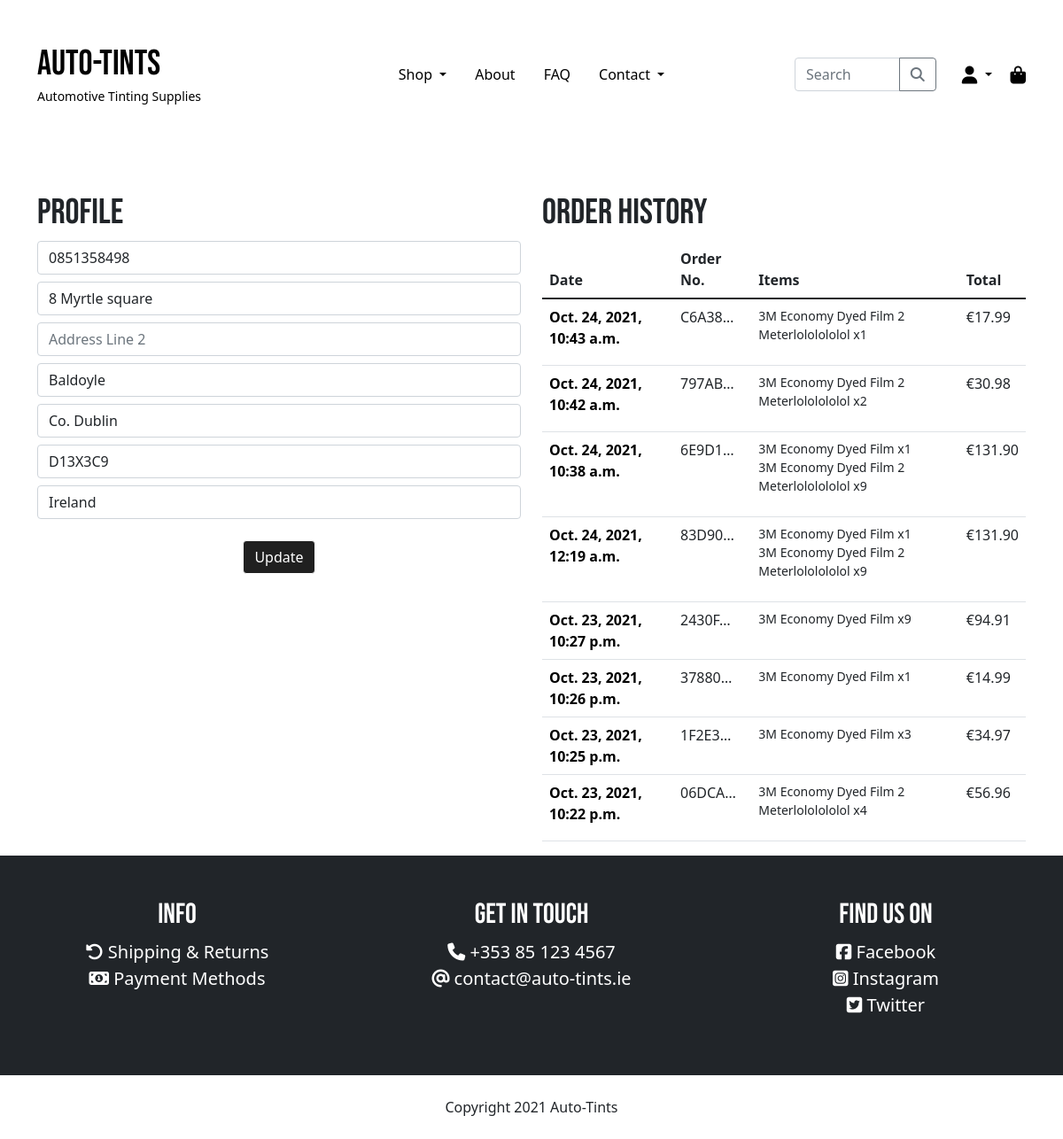
The app's page /profile/ (signed in), older data.
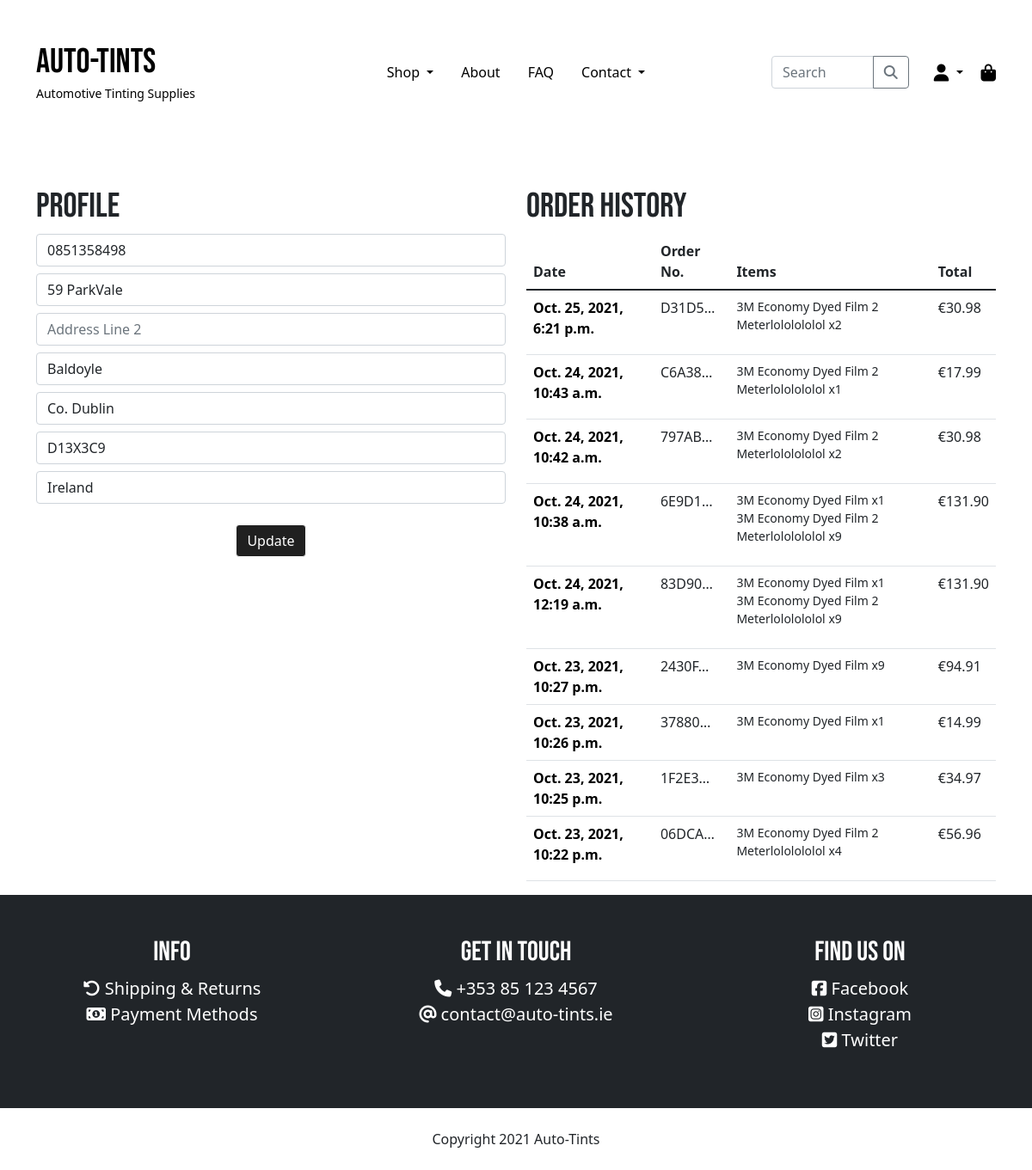
The same page, newer data.
### pages/models.py (models this page shows, shortened)
class UserProfile(models.Model):
    user = models.OneToOneField(User, on_delete=models.CASCADE)
    default_phone_number = models.CharField(max_length=20, blank=True, default='')
    default_street_address1 = models.CharField(max_length=80, blank=True, default='')
    default_street_address2 = models.CharField(max_length=80, blank=True, default='')
    default_town_or_city = models.CharField(max_length=40, blank=True, default='')
    default_county = models.CharField(max_length=80, blank=True, default='')
    default_postcode = models.CharField(max_length=20, blank=True, default='')
    default_country = CountryField(blank_label="Country", blank=True, default='')

### checkout/models.py (models this page shows, shortened)
class Order(models.Model):
    order_number = models.CharField(max_length=32, null=False, editable=False)
    user_profile = models.ForeignKey(UserProfile, on_delete=models.SET_NULL,
                                     null=True, blank=True,
                                     related_name='orders')
    full_name = models.CharField(max_length=50, null=False, blank=False)
    email = models.EmailField(max_length=254, null=False, blank=False)
    phone_number = models.CharField(max_length=20, null=False, blank=False)
    country = CountryField(blank_label="Country *", null=False, blank=False)
    postcode = models.CharField(max_length=20, blank=True, default='')
    town_or_city = models.CharField(max_length=40, null=False, blank=False)
    street_address1 = models.CharField(max_length=80, null=False, blank=False)
    street_address2 = models.CharField(max_length=80, blank=True, default='')
    county = models.CharField(max_length=80, blank=True, default='')
    date = models.DateTimeField(auto_now_add=True)
    delivery_cost = models.DecimalField(max_digits=6, decimal_places=2,
                                        null=False, default=0)
    order_total = models.DecimalField(max_digits=10, decimal_places=2,
                                      null=False, default=0)
    grand_total = models.DecimalField(max_digits=10, decimal_places=2,
                                      null=False, default=0)
    original_cart = models.TextField(null=False, blank=False, default='')
    stripe_pid = models.CharField(max_length=254, null=False,
                                  blank=False, default='')

class OrderLineItem(models.Model):
    order = models.ForeignKey(Order, null=False, blank=False,
                              on_delete=models.CASCADE,
                              related_name='lineitems')
    product = models.ForeignKey(Product, null=False,
                                blank=False, on_delete=models.CASCADE)
    quantity = models.IntegerField(null=False, blank=False, default=0)
    lineitem_total = models.DecimalField(max_digits=6, decimal_places=2,
                                         null=False, blank=False,
                                         editable=False)

### products/models.py (models this page shows, shortened)
class Product(models.Model):
    category = models.ForeignKey('Category', null=True,
                                 blank=True, on_delete=models.SET_NULL)
    sku = models.CharField(max_length=254, blank=True, default='')
    name = models.CharField(max_length=254)
    description = models.TextField()
    price = models.DecimalField(max_digits=6, decimal_places=2)
    image = models.ImageField(default="noimage.jpg")

### pages/views.py (the view)
# urls.py: path('profile/', views.profile, name='profile'),
@login_required
def profile(request):
    profile = get_object_or_404(UserProfile, user=request.user)
    if request.method == 'POST':
        form = UserProfileForm(request.POST, instance=profile)
        if form.is_valid():
            form.save()
            messages.success(request, 'Your details have been updated.')
        else:
            messages.error(request, 'Please ensure the form is valid.')
    else:
        form = UserProfileForm(instance=profile)
    orders = profile.orders.all().order_by('-date')
    context = {
        'orders': orders,
        'form': form
    }
    return render(request, 'pages/profiles/profile.html', context)

### pages/forms.py
class UserProfileForm(forms.ModelForm):
    class Meta:
        model = UserProfile
        exclude = {'user'}
    def __init__(self, *args, **kwargs):
        super().__init__(*args, **kwargs)
        placeholders = {
            'default_phone_number': 'Phone Number',
            'default_street_address1': 'Address Line 1',
            'default_street_address2': 'Address Line 2',
            'default_town_or_city': 'Town or City',
            'default_postcode': 'Post Code',
            'default_county': 'County',
            'default_country': 'Country'
        }
        self.fields['default_phone_number'].widget.attrs['autofocus'] = True
        for field in self.fields:
            if field != 'default_country':
                if self.fields[field].required:
                    placeholder = f'{placeholders[field]} *'
                else:
                    placeholder = placeholders[field]
                self.fields[field].widget.attrs['placeholder'] = placeholder
            self.fields[field].label = False

### auto_tints/context_processors.py (called while the page is built, shortened)
def get_categories(request):
    categories = Category.objects.all()
    context = {
        'categories': categories,
    }
    return context

def cart_contents(request):
    cart = request.session.get('cart', {})
    cart_items = []
    cart_items_count = 0
    total = 0
    if cart:
        for quantity in list(cart.values()):
            cart_items_count += int(quantity)
    grand_total = total + settings.DELIVERY_CHARGE
    context = {
        'cart_items': cart_items,
        'cart_items_count': cart_items_count,
        'total': total,
        'grand_total': grand_total,
        'delivery_charge': settings.DELIVERY_CHARGE,
    }
    return context

### pages/templates/pages/profiles/profile.html (shortened to what this page needs)
{% extends "base.html" %}
{% load static %}
{% block content %}
<div class="container">
    <div class="row">
        <div class="col-12 col-md-6">
            <h1 class="mt-5">Profile</h1>
            <form action="{% url 'profile' %}" method="POST" id="user-profile-form">
                {{ form|crispy }}
                <div class="text-center">
                    <button type="submit" class="btn btn-black my-3">Update</button>
                </div>
            </form>
        </div>
        <div class="col-12 col-md-6">
            <h1 class="mt-5">Order History</h1>
            <table class="table order-history">
                <thead>
                  <tr>
                    <th scope="col">Date</th>
                    <th scope="col">Order No.</th>
                    <th scope="col">Items</th>
                    <th scope="col">Total</th>
                  </tr>
                </thead>
                <tbody>
                    {% for order in orders %}
                        <tr>
                            <th scope="row">
                                <a href="{% url 'order_history' order.order_number %}">{{ order.date }}</a>
                            </th>
                            <td title="{{ order.order_number }}">
                                {{ order.order_number|truncatechars:6 }}
                            </td>
                            <td>
                                <ul class="list-unstyled">
                                    {% for item in order.lineitems.all %}
                                        <li class="small">{{ item.product.name }} x{{ item.quantity }}</li>
                                    {% endfor %}
                                </ul>
                            </td>
                            <td>
                                €{{ order.grand_total }}
                            </td>
                        </tr>
                    {% endfor %}
                </tbody>
              </table>
        </div>
    </div>
</div>
{% endblock %}

### templates/base.html (shortened to what this page needs)
{% load static %}
<!doctype html>
<html lang="en" class="h-100">
<head>
  {% block corecss %}
  <link rel="stylesheet" href="https://cdn.jsdelivr.net/npm/bootstrap@5.1.3/dist/css/bootstrap.min.css"
>
  <link rel="stylesheet" href="{% static 'css/base.css' %}">
  {% endblock %}
</head>
<body class="d-flex flex-column h-100">
  <header class="container d-none d-lg-block">
    <div class="row py-5">
      <div class="col-lg-3 col-md-4">
        <a href="{% url 'home' %}">
          <h1 class="mb-0">Auto-Tints</h1>
          <small>Automotive Tinting Supplies</small>
        </a>
      </div>
      <div class="col-lg-6 col-md-4 d-flex justify-content-center align-items-center">
        <ul class="nav justify-content-center align-items-center">
          <li class="nav-item dropdown">
            <a class="nav-link dropdown-toggle" href="#" id="navbarDropdownOurShop" role="button"
              data-bs-toggle="dropdown" aria-expanded="false">
              Shop
            </a>
          </li>
          <li class="nav-item">
            <a class="nav-link" href="{% url 'home' %}#about">About</a>
          </li>
          <li class="nav-item">
            <a class="nav-link" href="{% url 'faq' %}">FAQ</a>
          </li>
          <li class="nav-item dropdown">
            <a class="nav-link dropdown-toggle" href="#" id="navbarDropdownContactUs" role="button"
              data-bs-toggle="dropdown" aria-expanded="false">
              Contact
            </a>
          </li>
        </ul>
      </div>
      <div class="col-lg-3 col-md-4 d-flex justify-content-end align-items-center">
        <ul class="list-unstyled list-inline d-flex align-items-center mb-0">
          <li class="list-inline-item flex-grow-1">
            <form style="display: inline;" method="GET" action="{% url 'products' %}">
              <div class="input-group">
                <input type="text" class="form-control" placeholder="Search" {% if query %}value="{{ query }}"{% endif %} name="q" aria-describedby="search-button">
                <button class="btn btn-outline-secondary" type="submit" id="search-button">
                  <i class="fas fa-search"></i>
                </button>
              </div>
            </form>
          </li>
          <div class="dropdown mx-2">
            <a class="btn btn-link dropdown-toggle" type="button" id="navbarDropdownUserControl"
              data-bs-toggle="dropdown" aria-expanded="false">
              <i class="fas fa-user fa-lg"></i>
            </a>
          </div>
          <li class="list-inline-item">
            <a href="{% url 'view_cart' %}" title="Items in cart">
              <i class="fas fa-shopping-bag fa-lg position-relative">
              </i>
            </a>
          </li>
        </ul>
      </div>
    </div>
  </header>
  {% block content %}
  {% endblock %}
  <footer class="container-fluid mt-auto">
    <div class="row bg-dark text-white py-5 text-center">
      <div class="col-12 col-md-4">
        <h2>Info</h2>
        <ul class="list-unstyled fs-5">
          <li>
            <i class="fas fa-undo-alt"> </i>
            <a href="{% url 'faq' %}#returns">Shipping & Returns</a>
          </li>
          <li>
            <i class="fas fa-money-bill-alt"> </i>
            <a href="{% url 'faq' %}#payment-methods">Payment Methods</a>
          </li>
        </ul>
      </div>
      <div class="col-12 col-md-4">
        <h2>Get In Touch</h2>
        <ul class="list-unstyled fs-5">
          <li>
            <i class="fas fa-phone"> </i>
            <a href="tel:0353851234567">+353 85 123 4567</a>
          </li>
          <li>
            <i class="fas fa-at"> </i>
            <a href="mailto:contact@auto-tints.ie">contact@auto-tints.ie</a>
          </li>
        </ul>
      </div>
      <div class="col-12 col-md-4">
        <h2>Find Us On</h2>
        <ul class="list-unstyled fs-5">
          <li>
            <i class="fab fa-facebook-square"> </i>
            <a href="https://www.facebook.com" target="_blank">Facebook</a>
          </li>
          <li>
            <i class="fab fa-instagram-square"> </i>
            <a href="https://www.instagram.com" target="_blank">Instagram</a>
          </li>
          <li>
            <i class="fab fa-twitter-square"> </i>
            <a href="https://www.twitter.com" target="_blank">Twitter</a>
          </li>
        </ul>
      </div>
    </div>
    <span class="d-block text-center my-4">Copyright 2021 Auto-Tints</span>
  </footer>
</body>
</html>

### static/css/base.css (style rules this page uses)
*, body { margin: 0; padding: 0; }
html { min-height: -webkit-fill-available; font-family: 'Open Sans', sans-serif; }
h1, h2, h3, h4, h5, h6, .navbar-brand { font-family: 'Bebas Neue', cursive; }
a { color: black; text-decoration: none; }
header h1, header small, .nav-link, .nav-link:focus, header .list-inline-item a, .btn-link { color: black; opacity: 1; text-decoration: none; transition: opacity .35s ease-in-out; }
header a { text-decoration: none !important; }
footer a { color: white; text-decoration: none; opacity: 1; transition: opacity .15s ease-in-out; }
.btn-black { color: #fff; background-color: #202020; border-color: white; }
#user-profile-form div:not(:first-child) { margin-top: 0.5rem; }
.order-history { max-height: 500px; overflow-y: auto; }
select, select option { color: #000000; }

Row changes from the older to the newer data that the page shows:
changed UserProfile "Baldoyle": default_street_address1 "8 Myrtle square" → "59 ParkVale"
added Order: date "Oct. 25, 2021, 6:21 p.m.", order_number "D31D5…", grand_total "30.98"
added OrderLineItem: product.name "3M Economy Dyed Film 2 Meterlololololol", quantity "2", shown under "Oct. 25, 2021, 6:21 p.m."
